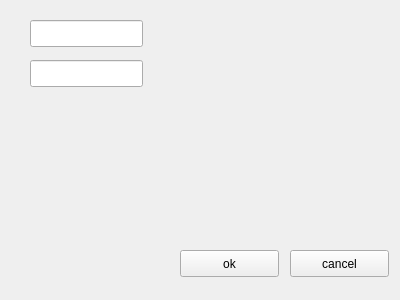
<?xml version="1.0" encoding="UTF-8"?>
<ui version="4.0">
 <class>newworker</class>
 <widget class="QWidget" name="newworker">
  <property name="geometry">
   <rect>
    <x>0</x>
    <y>0</y>
    <width>400</width>
    <height>300</height>
   </rect>
  </property>
  <property name="windowTitle">
   <string>Form</string>
  </property>
  <widget class="QPushButton" name="pushButton">
   <property name="geometry">
    <rect>
     <x>180</x>
     <y>250</y>
     <width>99</width>
     <height>27</height>
    </rect>
   </property>
   <property name="text">
    <string>ok</string>
   </property>
  </widget>
  <widget class="QPushButton" name="pushButton_2">
   <property name="geometry">
    <rect>
     <x>290</x>
     <y>250</y>
     <width>99</width>
     <height>27</height>
    </rect>
   </property>
   <property name="text">
    <string>cancel</string>
   </property>
  </widget>
  <widget class="QLineEdit" name="workerLineEdit">
   <property name="geometry">
    <rect>
     <x>30</x>
     <y>20</y>
     <width>113</width>
     <height>27</height>
    </rect>
   </property>
  </widget>
  <widget class="QLineEdit" name="workerLineEdit2">
   <property name="geometry">
    <rect>
     <x>30</x>
     <y>60</y>
     <width>113</width>
     <height>27</height>
    </rect>
   </property>
  </widget>
 </widget>
 <resources/>
 <connections/>
</ui>
